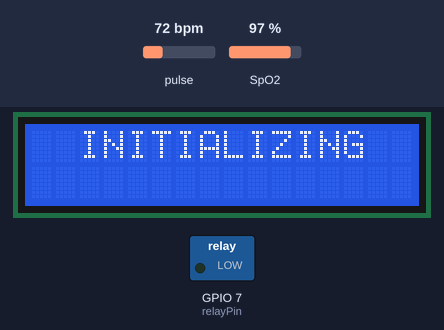
The sketch below on a simulated ESP8266 (NodeMCU). Parts: 16×2 character LCD, switched loads named in the sketch (green lamp = pin HIGH). The test bench sets the inputs (shaded band); at power-on: pulse 72 bpm, SpO2 97 %. WiFi joins after 1.5 s; servers stay silent unless stated; uploads are accepted with an empty reply; what the sketch prints to the serial monitor is not drawn.

Above: at 0.1 s.
At 2.1 s:
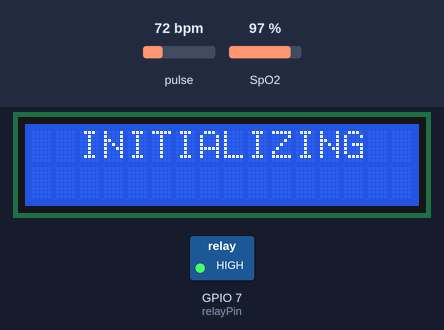
At 4.7 s:
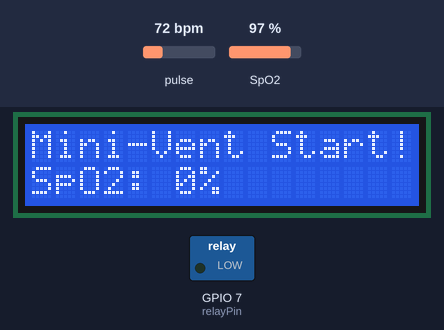
At 10.1 s:
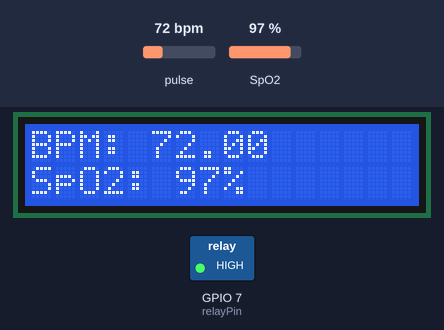
Timing chart, 0 to 11.6 s (numbered marks = the images above):
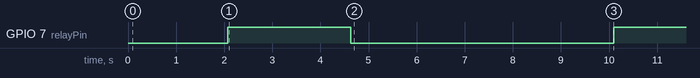

Measured:
- by itself, GPIO 7 (relayPin): HIGH → LOW at 4.6 s, → HIGH 5.5 s later
- what the display in image 2 shows lasts 5.5 s, from 4.6 s to 10.1 s

The sketch:

Mini-vent-final.ino
```cpp
#include <Wire.h>
#include "MAX30100_PulseOximeter.h"
#include <LiquidCrystal_I2C.h>
LiquidCrystal_I2C lcd(0x27, 16, 2);   // I2C Display
#include <ESP8266WiFi.h>
#include <ESP8266HTTPClient.h>
#define REPORTING_PERIOD_MS 1000
PulseOximeter pox;
uint32_t tsLastReport = 0;
int relayPin = 7;  // This is for Uno but if you want to connect with node mcu you can connect with D7 but metion pin GPIO 13 i.e D7 = GPIO 13

WiFiClient client;
HTTPClient httpClient;

char ssid[] = "<wifi-name>";
char pass[] = "<wifi-pass>";

void onBeatDetected() {
  Serial.println("Beat!");
}

void setup() {
  // put your setup code here, to run once:
  Serial.begin(115200);
  Serial.print("Initializing pulse oximeter..");
  lcd.begin();
  lcd.backlight();   // Turn on the blacklight and print a message.
  lcd.setCursor(2, 0);
  lcd.print("INITIALIZING");
  delay(2000);
  pinMode(relayPin, OUTPUT);
  digitalWrite(relayPin, HIGH); // Relay High means Off

  if (!pox.begin()) {
    Serial.println("FAILED");
  } else {
    Serial.println("SUCCESS");
  }

  WiFi.begin(ssid, pass);
  while (WiFi.status() != WL_CONNECTED) {
    delay(500);
    Serial.print(".");
  }

  Serial.println("Connected");
  Serial.println(WiFi.localIP());

  Serial.println();
  Serial.print("Connected! IP-Address: ");
  Serial.println(WiFi.localIP()); //Displaying the IP Address
  delay(1000);

  pox.setIRLedCurrent(MAX30100_LED_CURR_7_6MA);
  pox.setOnBeatDetectedCallback(onBeatDetected);       // Register a callback for the beat detection
}

void loop() {
  // Make sure to call update as fast as possible
  pox.update();
  float  BPM = pox.getHeartRate();
  float SpO2 = pox.getSpO2();

  if (millis() - tsLastReport > REPORTING_PERIOD_MS) {

    Serial.print("Heart Beat:");
    Serial.println(pox.getHeartRate());
    Serial.print("SpO2:");
    Serial.println(pox.getSpO2());
    lcd.clear();
    lcd.setCursor(0, 0);
    lcd.print("BPM: ");
    lcd.print(pox.getHeartRate());

    lcd.setCursor(0, 1);
    lcd.print("SpO2: ");
    lcd.print(pox.getSpO2());
    lcd.print("%");

    if (pox.getSpO2() >= 0 && pox.getSpO2() < 90 ) {
      lcd.clear();
      lcd.setCursor(0, 0);
      lcd.print("Mini-Vent Start!");
      lcd.setCursor(0, 1);
      lcd.print("SpO2: ");
      lcd.print(pox.getSpO2());
      lcd.print("%");
      Serial.println("Motor is Start");
      digitalWrite(relayPin, LOW); // Relay low means relay On
    }
    else {
      digitalWrite(relayPin, HIGH); // Relay low means relay On
    }

    tsLastReport = millis();
    postData(pox.getSpO2());
  }
}

void postData(int spo2) {
  String spo2String = String(spo2);
  String URL = "http://192.168.69.134:8080/api/monitor/" + spo2String;
  httpClient.begin(client, URL);
  httpClient.POST(URL);
  Serial.println(URL);
  delay(2500);
}
```
